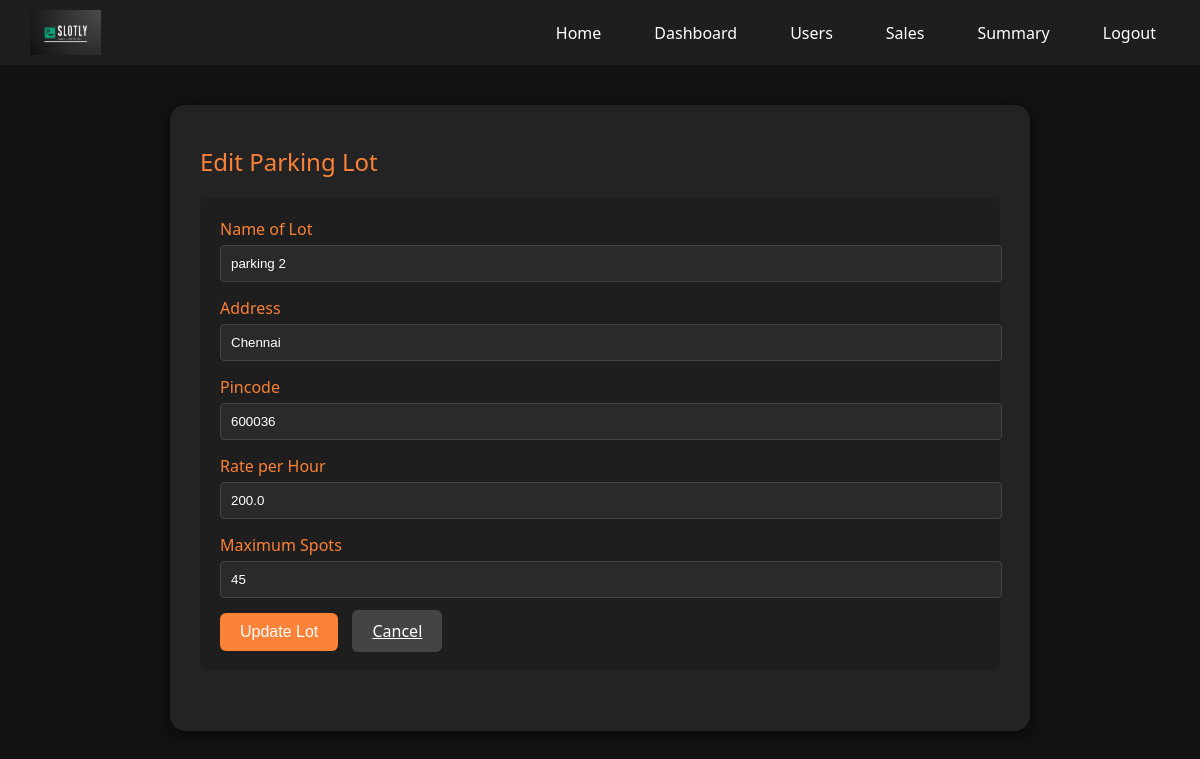
The page /admin/edit_lot/1 on the database its author committed.
### app/models.py (models this page shows)
class ParkingLot(db.Model):
    id = db.Column(db.Integer, primary_key=True)
    prime_location_name = db.Column(db.String(100), nullable=False)
    price_per_hour = db.Column(db.Float, nullable=False)
    address = db.Column(db.Text, nullable=False)
    pincode = db.Column(db.String(10), nullable=False)
    max_spots = db.Column(db.Integer, nullable=False)
    spots = db.relationship("ParkingSpot", backref="lot", lazy=True)

### app/routes/admin_routes.py (the view)
@admin_bp.route('/admin/edit_lot/<int:lot_id>')
def edit_lot(lot_id):
    lot = ParkingLot.query.get_or_404(lot_id)
    return render_template('edit_lot.html', lot=lot)

### app/templates/edit_lot.html (shortened to what this page needs)
<!DOCTYPE html>
<html lang="en">
<head>
    <link rel="stylesheet" href="{{ url_for('static', filename='style.css') }}">
</head>
<body>
    <nav>
        <img src="{{ url_for('static', filename='slotly_logo.png') }}" alt="Slotly Logo">
        <div class="nav-links">
            <a href="{{ url_for('main_bp.home') }}">Home</a>
            <a href="{{ url_for('admin_bp.admin_dashboard') }}">Dashboard</a>
            <a href="{{ url_for('admin_bp.admin_users') }}">Users</a>
            <a href="{{ url_for('admin_bp.admin_sales') }}">Sales</a>
            <a href="{{ url_for('admin_bp.admin_summary') }}">Summary</a>
            <a href="{{ url_for('admin_bp.logout') }}">Logout</a>
        </div>
    </nav>
    <div class="dashboard-container">
        <div class="section-title">Edit Parking Lot</div>
        <div class="form-section">
            <form method="POST" action="{{ url_for('admin_bp.update_lot', lot_id=lot.id) }}">
                <label>Name of Lot</label>
                <input type="text" name="lot_name" value="{{ lot.prime_location_name }}" required>
                <label>Address</label>
                <input type="text" name="address" value="{{ lot.address }}" required>
                <label>Pincode</label>
                <input type="text" name="pincode" value="{{ lot.pincode }}" required>
                <label>Rate per Hour</label>
                <input type="number" name="rate" value="{{ lot.price_per_hour }}" required>
                <label>Maximum Spots</label>
                <input type="number" name="max_spots" value="{{ lot.max_spots }}" required>
                <button class="action-btn" type="submit">Update Lot</button>
                <a href="{{ url_for('admin_bp.admin_dashboard') }}" class="action-btn cancel-btn">Cancel</a>
            </form>
        </div>
    </div>
</body>
</html>

### app/templates/edit_lot.html (style rules this page uses)
body { background-color: #121212; font-family: 'Segoe UI', sans-serif; color: #ffffff; margin: 0; padding: 0; }
nav { background-color: #1e1e1e; display: flex; align-items: center; justify-content: space-between; padding: 10px 30px; }
nav img { height: 45px; }
.nav-links { display: flex; align-items: center; gap: 25px; }
.nav-links a { color: white; text-decoration: none; font-weight: 500; font-size: 1rem; padding: 8px 14px; border-radius: 6px; transition: 0.3s; }
.dashboard-container { max-width: 800px; margin: 40px auto; background-color: #232323; padding: 40px 30px; border-radius: 15px; box-shadow: 0 4px 15px rgba(0,0,0,0.6); }
.section-title { color: #fc8139; font-size: 1.5rem; margin-bottom: 20px; }
.form-section { background: #1e1e1e; padding: 20px; border-radius: 8px; margin-bottom: 20px; }
.form-section label { display: block; margin-bottom: 5px; color: #fc8139; font-weight: 500; }
.form-section input, .form-section select { width: 100%; padding: 10px; border: 1px solid #444; border-radius: 4px; background: #2a2a2a; color: #fff; margin-bottom: 15px; }
.action-btn { background: #fc8139; color: #fff; border: none; padding: 10px 20px; border-radius: 6px; cursor: pointer; font-size: 1rem; transition: background 0.3s; }
.cancel-btn { background: #444; margin-left: 10px; }

### rows shown on the page
ParkingLot: lot_name "parking 2", address "Chennai", pincode "600036", rate "200.0", max_spots "45"
